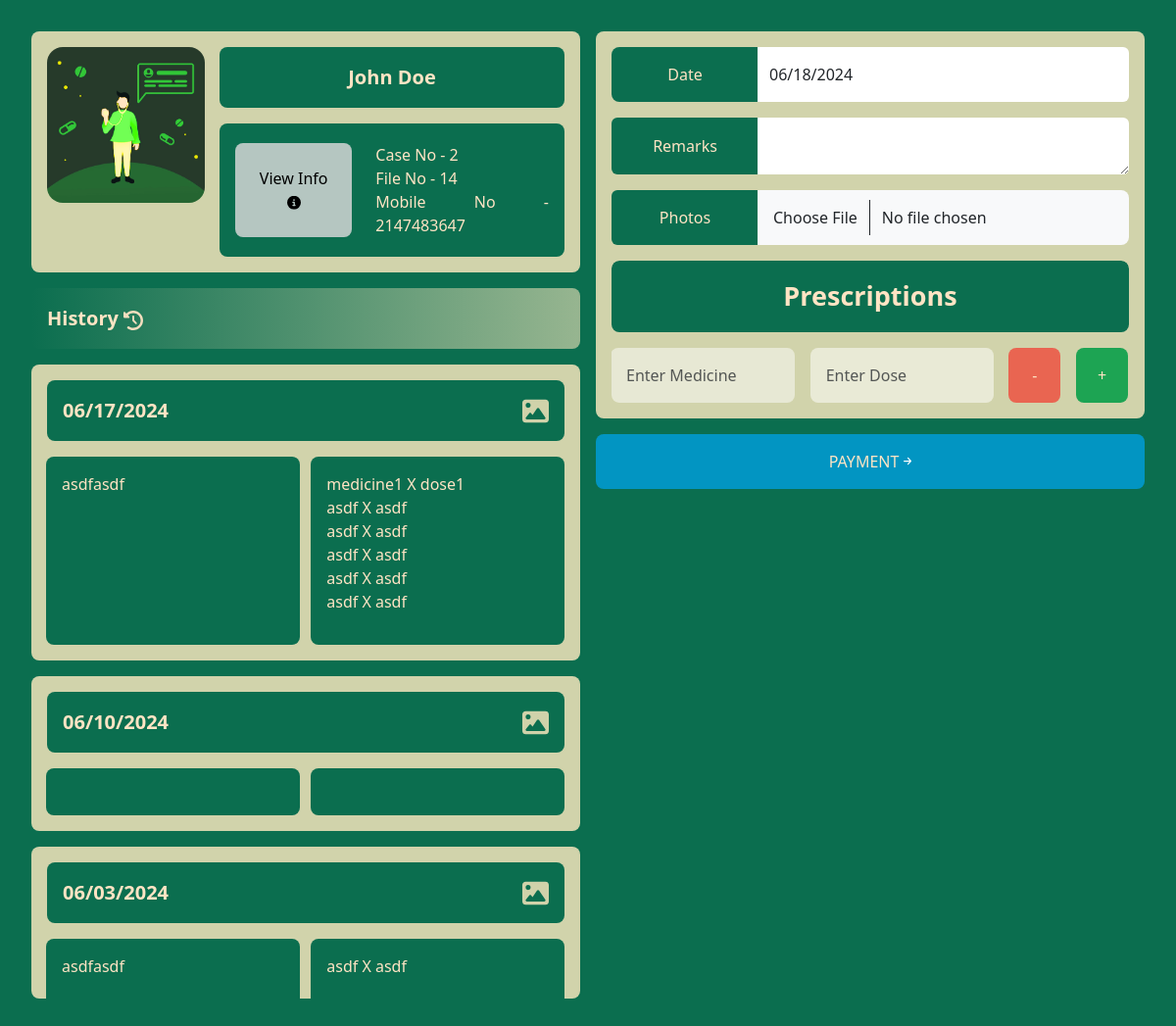
/checkup-page.php?caseno=2?fileno=14, run on the app's committed database.
### tables this page shows
CREATE TABLE `test_details` (
  `caseno` int(11) NOT NULL,
  `fileno` int(11) NOT NULL,
  `date` date NOT NULL DEFAULT current_timestamp(),
  `name` varchar(255) NOT NULL,
  `gender` varchar(255) NOT NULL,
  `age` int(3) NOT NULL,
  `dob` date NOT NULL,
  `marital` varchar(255) NOT NULL,
  `complexion` varchar(255) NOT NULL,
  `constitution` varchar(255) NOT NULL,
  `address` varchar(255) NOT NULL,
  `mobile` int(11) NOT NULL,
  `occupation` varchar(255) NOT NULL,
  `height` float NOT NULL,
  `weight` float NOT NULL,
  `child` int(11) NOT NULL,
  `bp` float NOT NULL,
  `pulse` float NOT NULL,
  `temperature` float NOT NULL,
  `present` varchar(255) NOT NULL,
  `past` varchar(255) NOT NULL,
  `family` varchar(255) NOT NULL,
  `disease` varchar(255) NOT NULL,
  `cause` varchar(255) NOT NULL,
  `mind` varchar(255) NOT NULL,
  `head` varchar(255) NOT NULL,
  `mouth` varchar(255) NOT NULL,
  `eye` varchar(255) NOT NULL,
  `face` varchar(255) NOT NULL,
  `nose` varchar(255) NOT NULL,
  `respiratory` varchar(255) NOT NULL,
  `cardiac` varchar(255) NOT NULL,
  `abdomen` varchar(255) NOT NULL,
  `menses` varchar(255) NOT NULL,
  `other` varchar(255) NOT NULL,
  `limb` varchar(255) NOT NULL,
  `back` varchar(255) NOT NULL,
  `skin` varchar(255) NOT NULL,
  `appetite` varchar(255) NOT NULL,
  `thirst` varchar(255) NOT NULL,
  `stool` varchar(255) NOT NULL,
  `urine` varchar(255) NOT NULL,
  `sleep` varchar(255) NOT NULL,
  `discharge` varchar(255) NOT NULL,
  `addiction` varchar(255) NOT NULL,
  `desire` varchar(255) NOT NULL,
  `aversion` varchar(255) NOT NULL,
  `aggravation` varchar(255) NOT NULL,
  `amelioration` varchar(255) NOT NULL,
  `photo` varchar(255) NOT NULL
);

CREATE TABLE `checkup_remarks` (
  `id` int(11) NOT NULL,
  `caseno` int(11) NOT NULL,
  `date` varchar(255) NOT NULL,
  `remarks` varchar(255) NOT NULL,
  `file` varchar(255) NOT NULL
);

CREATE TABLE `prescriptions` (
  `id` int(11) NOT NULL,
  `caseno` int(11) NOT NULL,
  `medicine` varchar(255) NOT NULL,
  `dose` varchar(255) NOT NULL,
  `date` varchar(255) NOT NULL
);

### checkup-page.php (the view, shortened to what this page needs)
<?php
include 'config.php';
if (isset($_GET['caseno'])) {
    $caseno = $_GET['caseno'];
    $sql = "SELECT * FROM test_details WHERE caseno = ?";
    $stmt = $conn->prepare($sql);
    if ($stmt) {
        $stmt->bind_param("i", $caseno);
        $stmt->execute();
        $result = $stmt->get_result();
        if ($result->num_rows > 0) {
            $row = $result->fetch_assoc();
        } else {
            echo "No patient found with case number $caseno";
            exit;
        }
    } else {
        echo "Error preparing the statement.";
        exit;
    }
    $sql1 = "SELECT * FROM prescriptions WHERE caseno = ?";
    $stmt1 = $conn->prepare($sql1);
    $row1 = [];
    if ($stmt1) {
        $stmt1->bind_param("i", $caseno);
        $stmt1->execute();
        $result1 = $stmt1->get_result();
        if ($result1->num_rows > 0) {
            while ($row33 = $result1->fetch_assoc()) {
                $row1[] = $row33;
            }
        } else {
            $redirect = "checkup-pg.php?caseno=" . urlencode($caseno);
            header("Location:$redirect");
            exit;
        }
    } else {
        echo "Error preparing the statement.";
        exit;
    }
} else {
    echo "Case number not provided";
    exit;
}
?>
<!DOCTYPE html>
<html lang="en">
<head>
    <link href="https://cdn.jsdelivr.net/npm/bootstrap@5.3.3/dist/css/bootstrap.min.css" rel="stylesheet">
    <link rel="stylesheet" href="//code.jquery.com/ui/1.12.1/themes/base/jquery-ui.css">
    <link href="https://cdn.jsdelivr.net/npm/bootstrap@5.3.3/dist/css/bootstrap.min.css" rel="stylesheet"
>
    <link rel="stylesheet" href="details.css">
</head>
<body style="background-color: #0b6e4f">
    <div class="justify-content-center align-items-center mb-1 p-4 rounded-3">
        <div class="row w-100" style="margin-left: 0px;">
            <div class="col-md-6 left-box p-2" >
                <div class="justify-content-center align-items-center mb-1 p-3 rounded-3"
                    style="background-color: #d1d3ab;">
                    <div class="input-group">
                        <div class="row w-100" style="margin: auto;">
                            <div class="col-md-4" style="padding: 0px; padding-bottom: 0px;">
                                <div class="h-100 w-100 img-fluid img-div"
                                    style="padding-right: 15px; padding-bottom: 0px; max-height: min-content;">
                                    <img src="doctor_login.png" class="w-100  rounded-4"
                                        style="background-color: #d1d3ab;" alt="Images And Icons/user-solid.svg">
                                </div>
                            </div>
                            <div class="col-md-8" style="padding: 0px;">
                                <div class="p-3 border-0 rounded-3 w-100 mb-3" id="inputGroup-sizing-default"
                                    style="background-color: #0b6e4f;color: bisque; text-align: center; font-weight: 600; font-size: 20px;">
                                    <?php echo $row['name']; ?></div>
                                <div class="p-3 border-0 rounded-3 w-100" id="inputGroup-sizing-default"
                                    style="background-color: #0b6e4f;color: bisque;">
                                    <div class="row">
                                        <div class="col-md-5 mt-1 mb-1">
                                            <button id="view-info-button" class="rounded-3 p-3 border-0 h-100 w-100"
                                                style="background-color: rgba(218, 218, 218, 0.825); color:black;"> View
                                                Info <img src="Images And Icons/circle-info-solid.svg"
                                                    style="height: 14px; opacity: 100%; transform: translateY(-9%);"
                                                    alt=""></button>
                                        </div>
                                        <div style="text-align: justify;"
                                            class="col-md-7 mt-1 mb-1 align-items-center justify-content-center">
                                            Case No - <?php echo $row['caseno'] ?><br>
                                            File No - <?php echo $row['fileno']?> <br>
                                            Mobile No - <?php echo $row['mobile'] ?>
                                        </div>
                                    </div>
                                </div>
                            </div>
                        </div>
                    </div>
                </div>
                <div>
                    <div class="justify-content-center align-items-center p-3 rounded-3 mt-3"
                        style="background-image: linear-gradient(90deg,#0b6e4f, #d1d3abb4);color: bisque; font-weight: 600; font-size: 20px;">
                        History
                        <img src="Images And Icons/clock-rotate-left-solid (3).svg" style="height: 20px; opacity: 95%;"
                            alt="">
                    </div>
                                <?php
$data = $row1;
$formatted_data = array();
$remarks_query = "SELECT * FROM checkup_remarks WHERE caseno = ?";
$remarks_stmt = $conn->prepare($remarks_query);
if ($remarks_stmt) {
    $remarks_stmt->bind_param("i", $caseno);
    $remarks_stmt->execute();
    $remarks_result = $remarks_stmt->get_result();
    if ($remarks_result->num_rows > 0) {
        while ($remarks_row = $remarks_result->fetch_assoc()) {
            $formatted_data[$remarks_row['date']] = [
                'remarks' => $remarks_row['remarks'],
                'prescriptions' => [],
                'file' => $remarks_row['file']
            ];
        }
    } else {
    }
} else {
    echo "Error preparing the remarks statement.";
    exit;
}
foreach ($data as $entry) {
    $date = $entry['date'];
    if ($entry['medicine'] != "" && $entry['dose'] != "") {
        $formatted_data[$date]['prescriptions'][] = $entry;
    }
}
$indexed_data = [];
foreach ($formatted_data as $date => $entry) {
    $indexed_data[] = ['date' => $date, 'data' => $entry];
}
usort($indexed_data, function($a, $b) {
    return strtotime($b['date']) - strtotime($a['date']);
});
echo '<div class="history-div rounded-3" style="max-height: 45vh; overflow-y: scroll;">';
foreach ($indexed_data as $entry) {
    $date = $entry['date'];
    $remarks = $entry['data']['remarks'];
    $prescriptions = $entry['data']['prescriptions'];
    $filelocation = $entry['data']['file'];
    ?>
    <div class="justify-content-center align-items-center mb-1 mt-3 p-3 rounded-3" style="background-color: #d1d3ab;">
        <div class="input-group">
        <span class="p-3 border-0 rounded-3 w-100 mb-3 d-flex justify-content-between align-items-center" id="inputGroup-sizing-default" style="background-color: #0b6e4f;color: bisque; text-align: center; font-weight: 600; font-size: 20px;">
    <span><?php echo htmlspecialchars($date); ?></span>
    <?php if (!empty($filelocation)): ?>
        <img src="Images And Icons/image-preview.svg" alt="file icon" style="cursor:pointer; height:27px;width:27px;" onclick="showModal('<?php echo htmlspecialchars($filelocation); ?>')">
    <?php endif; ?>
</span>
            <span class="p-3 border-0 rounded-3 me-auto" id="inputGroup-sizing-default" style="background-color: #0b6e4f;color: bisque; width: 49%;">
                <p><?php echo htmlspecialchars($remarks); ?></p>
            </span>
            <span class="p-3 border-0 rounded-3 ms-auto" id="inputGroup-sizing-default" style="background-color: #0b6e4f;color: bisque; width: 49%;">
                <p>
                    <?php
                    foreach ($prescriptions as $prescription) {
                        echo htmlspecialchars($prescription['medicine']) . " X " . htmlspecialchars($prescription['dose']) . "<br>";
                    }
                    ?>
                </p>
            </span>
        </div>
    </div>
    <?php
}
echo '</div>';
?>
                </div>
            </div>
            <div class="col-md-6 right-box p-2">
                <form action="" method="post" enctype="multipart/form-data">
            <div class="rounded-3 p-3 " style="background-color: #d1d3ab;">
                <div class="input-group ">
                    <span class="input-group-text fixed-width p-3 border-0" id="inputGroup-sizing-default"
                        style="border-top-left-radius:8px;border-bottom-left-radius:8px; color: bisque;">Date</span>
                    <input type="text" id="date" class="form-control border-0" name="date" aria-label="Sizing example input"
                        aria-describedby="inputGroup-sizing-default" placeholder="Enter Date">
                </div>
                <div class="input-group mt-3">
                    <span class="input-group-text fixed-width p-3 border-0" id="inputGroup-sizing-default"
                        style="color: bisque;">Remarks</span>
                    <div class="form-floating">
                        <textarea class="form-control border-0" name="remarks" placeholder="Enter Remarks (if any)"
                            ></textarea>
                    </div>
                </div>
                <div class="input-group mt-3">
                    <span class="input-group-text fixed-width p-3 border-0" id="inputGroup-sizing-default"
                    style="color: bisque;">Photos</span>
                    <input class="form-control rounded-3 p-3 bg-light border-0 " name="file" style="border-top-left-radius: 0px !important; border-bottom-left-radius: 0px !important;" type="file" name="" placeholder="" aria-label="" id="file-upload">
                </div>
                <div class="mt-3 rounded-3" style="max-height: 50vh;overflow-y: auto;">
                    <div id="input-fields">
                        <div class="input-group" style="max-height: 20vh;">
                            <span class="input-group-text w-100 rounded-3 p-3 border-0"
                                id="inputGroup-sizing-default"
                                style="color: bisque; font-weight: 600; font-size: 27px;">Prescriptions</span>
                            <div class="input-group mt-3 input-group-custom">
                                <input type="text" class="form-control p-3 border-0 rounded-3 me-auto"
                                    id="medicine-input" name="medicine[]" placeholder="Enter Medicine"
                                    style="background-color: #ffffff7a;color: black;">
                                <input type="text" class="form-control p-3 border-0 rounded-3 ms-auto"
                                    id="dose-input" name="dose[]" placeholder="Enter Dose"
                                    style="background-color: #ffffff85;color: black;">
                                <button type="button" class="form-control p-3 border-0 rounded-3 me-auto"
                                    id="remove" onclick="removeInputFields()"
                                    style="background-color: rgba(255, 0, 0, 0.521); color: bisque;">-</button>
                                <button type="button" class="form-control p-3 border-0 rounded-3 ms-auto"
                                    onclick="addInputFields()" id="add"
                                    style="background-color: #1da453;color: bisque;">+</button>
                            </div>
                        </div>
                    </div>
    </div>
</div>
<button id="payment-button" class="rounded-3 p-3 mt-3 border-0 w-100"
    style="background-color: #019fdece; color: bisque;">PAYMENT <img
        src="Images And Icons/arrow-right-solid (1).svg"
        style="height: 10px; opacity: 100%; transform: translateY(-15%);" alt=""></button>
</div>
        </div>
    </div>
</body>
</html>

### details.css (style rules this page uses)
body { background-color: #3e5e7d; }
.input-group { max-width: 100%; border: none; }
.form-control { border-radius: 0 0.375rem 0.375rem 0; }
.input-group-text ,.name-label { border-radius: 0.375rem 0 0 0.375rem; background-color: #0b6e4f; color: white; display: flex; align-items: center; justify-content: center; }
.input-group-text.fixed-width { width: 150px; }

### checkup-page.php (style rules this page uses)
#view-info-button { opacity: 100%; transition: all 0.3s ease-in-out; }
.input-group-custom { display: flex; gap: 1rem; }
.input-group-custom button { flex: 1; max-width: 10%; }
.input-group-custom input { flex: 1; max-width: 42%; }

### data on the page
test_details: name "John Doe", caseno "2", fileno "14", mobile "2147483647"
checkup_remarks: date "06/17/2024", remarks "asdfasdf"
prescriptions: medicine "medicine1", dose "dose1"
prescriptions: medicine "asdf", dose "asdf"
prescriptions: medicine "asdf", dose "asdf"
prescriptions: medicine "asdf", dose "asdf"
prescriptions: medicine "asdf", dose "asdf"
prescriptions: medicine "asdf", dose "asdf"
prescriptions: medicine "asdf", dose "asdf"

### other printed values
$date "06/10/2024"
$date "06/03/2024"
$remarks "asdfasdf"
